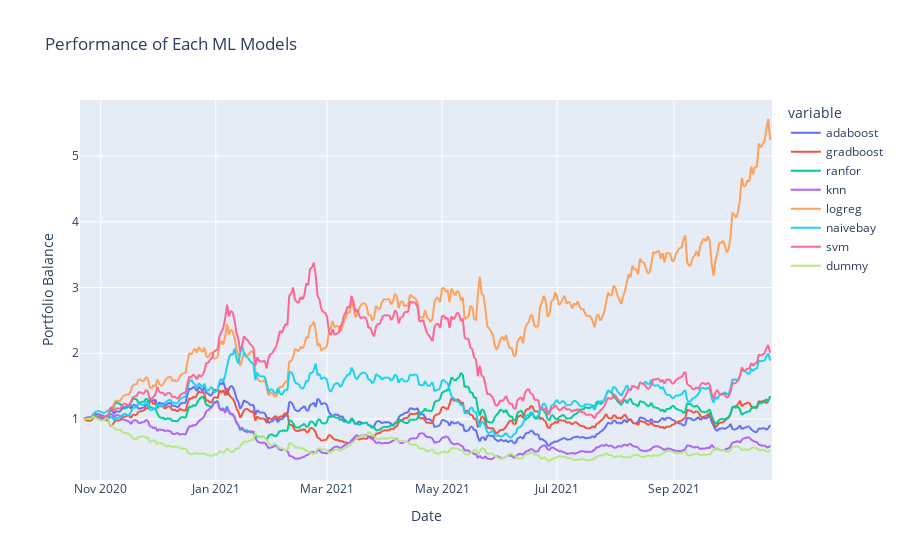

Notebook source saved alongside this figure:
### Code cell
fig = px.line(
    performance,
    x=performance.index,
    y=performance.columns,
    title='Performance of Each ML Models',
    labels={"value": "Portfolio Balance",
            "ds": "Date"}
)

fig.show()

### Figure 1 — Plotly figure (JSON) as saved in the notebook; plotly's stock layout.template omitted (floating-point values rounded to 4 significant figures; data arrays with more than 128 entries replaced by an {"elided": "..."} marker saying what was removed)
{"data": [{"hovertemplate": "variable=adaboost<br>Date=%{x}<br>Portfolio Balance=%{y}<extra></extra>", "legendgroup": "adaboost", "line": {"color": "#636efa", "dash": "solid"}, "mode": "lines", "name": "adaboost", "showlegend": true, "type": "scattergl", "x": {"elided": "368 str values"}, "xaxis": "x", "y": {"elided": "368 float values"}, "yaxis": "y"}, {"hovertemplate": "variable=gradboost<br>Date=%{x}<br>Portfolio Balance=%{y}<extra></extra>", "legendgroup": "gradboost", "line": {"color": "#EF553B", "dash": "solid"}, "mode": "lines", "name": "gradboost", "showlegend": true, "type": "scattergl", "x": {"elided": "368 str values"}, "xaxis": "x", "y": {"elided": "368 float values"}, "yaxis": "y"}, {"hovertemplate": "variable=ranfor<br>Date=%{x}<br>Portfolio Balance=%{y}<extra></extra>", "legendgroup": "ranfor", "line": {"color": "#00cc96", "dash": "solid"}, "mode": "lines", "name": "ranfor", "showlegend": true, "type": "scattergl", "x": {"elided": "368 str values"}, "xaxis": "x", "y": {"elided": "368 float values"}, "yaxis": "y"}, {"hovertemplate": "variable=knn<br>Date=%{x}<br>Portfolio Balance=%{y}<extra></extra>", "legendgroup": "knn", "line": {"color": "#ab63fa", "dash": "solid"}, "mode": "lines", "name": "knn", "showlegend": true, "type": "scattergl", "x": {"elided": "368 str values"}, "xaxis": "x", "y": {"elided": "368 float values"}, "yaxis": "y"}, {"hovertemplate": "variable=logreg<br>Date=%{x}<br>Portfolio Balance=%{y}<extra></extra>", "legendgroup": "logreg", "line": {"color": "#FFA15A", "dash": "solid"}, "mode": "lines", "name": "logreg", "showlegend": true, "type": "scattergl", "x": {"elided": "368 str values"}, "xaxis": "x", "y": {"elided": "368 float values"}, "yaxis": "y"}, {"hovertemplate": "variable=naivebay<br>Date=%{x}<br>Portfolio Balance=%{y}<extra></extra>", "legendgroup": "naivebay", "line": {"color": "#19d3f3", "dash": "solid"}, "mode": "lines", "name": "naivebay", "showlegend": true, "type": "scattergl", "x": {"elided": "368 str values"}, "xaxis": "x", "y": {"elided": "368 float values"}, "yaxis": "y"}, {"hovertemplate": "variable=svm<br>Date=%{x}<br>Portfolio Balance=%{y}<extra></extra>", "legendgroup": "svm", "line": {"color": "#FF6692", "dash": "solid"}, "mode": "lines", "name": "svm", "showlegend": true, "type": "scattergl", "x": {"elided": "368 str values"}, "xaxis": "x", "y": {"elided": "368 float values"}, "yaxis": "y"}, {"hovertemplate": "variable=dummy<br>Date=%{x}<br>Portfolio Balance=%{y}<extra></extra>", "legendgroup": "dummy", "line": {"color": "#B6E880", "dash": "solid"}, "mode": "lines", "name": "dummy", "showlegend": true, "type": "scattergl", "x": {"elided": "368 str values"}, "xaxis": "x", "y": {"elided": "368 float values"}, "yaxis": "y"}], "layout": {"autosize": true, "legend": {"title": {"text": "variable"}, "tracegroupgap": 0}, "title": {"text": "Performance of Each ML Models"}, "xaxis": {"anchor": "y", "autorange": true, "domain": [0, 1], "range": ["2020-10-21", "2021-10-23"], "title": {"text": "Date"}, "type": "date"}, "yaxis": {"anchor": "x", "autorange": true, "domain": [0, 1], "range": [0.07187, 5.852], "title": {"text": "Portfolio Balance"}, "type": "linear"}}}
